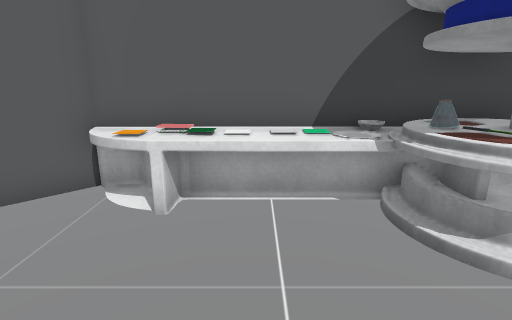
view 1 (above)

12 first-person views from a walk through a 3-D level made in the Unity game engine. The camera is 1.2 m above the floor, tilts 14° down and sees 80° across. The floor is counted in squares, 0.52 m on a side. Each view is taken from the middle of a square. On the plan, view 1 faces up. The plan holds only what a view shows up to about 19 squares ahead; the rest is blank. The place goes on beyond the plan. The player character is not drawn. Some surface patterns are stand-ins.

view 2
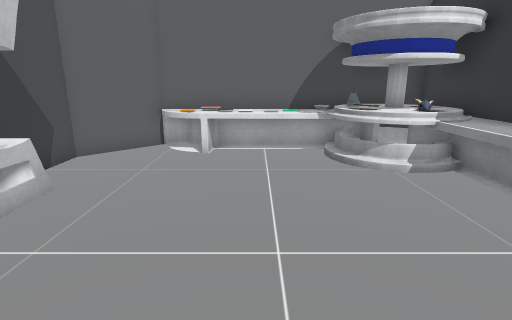

view 3
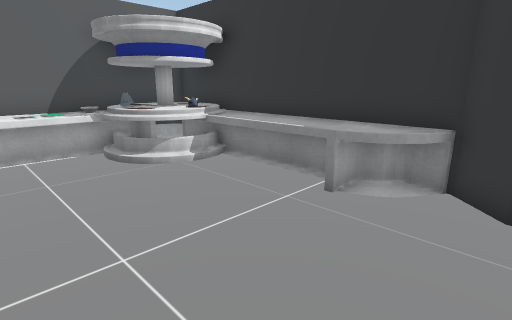

view 4
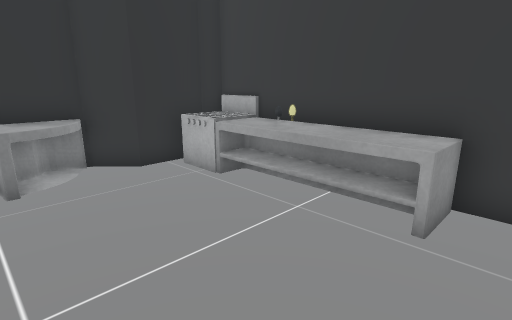

view 5
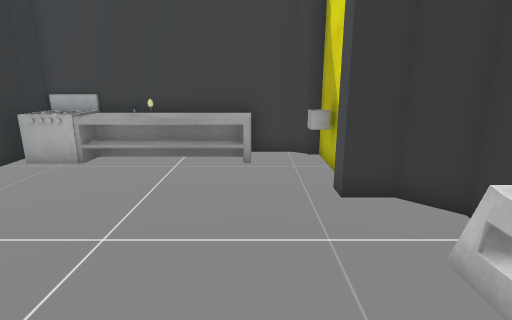

view 6
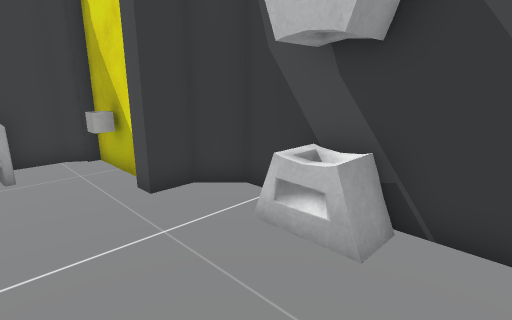

view 7
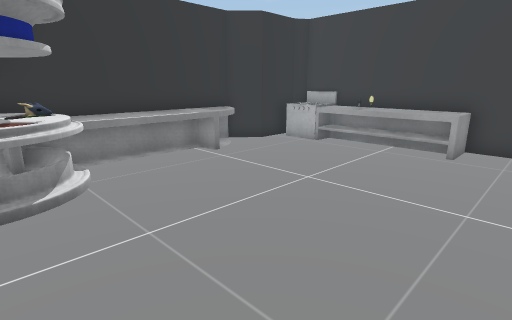

view 8
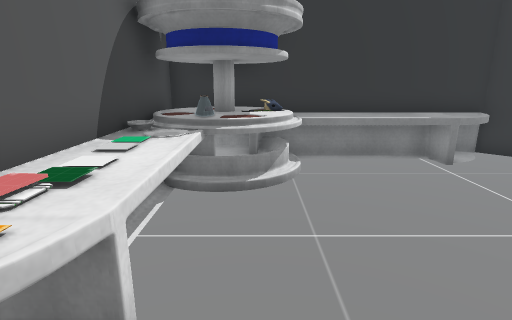

view 9
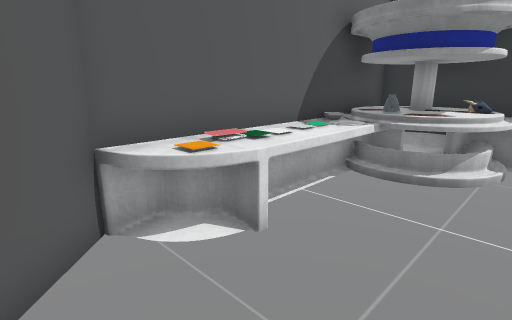

view 10
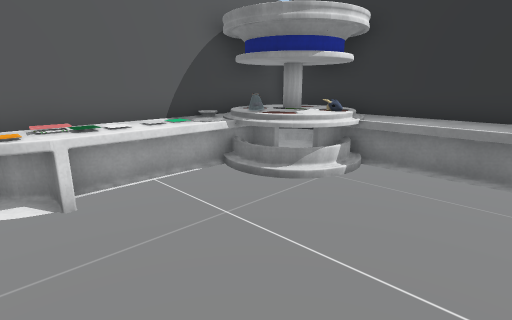

view 11
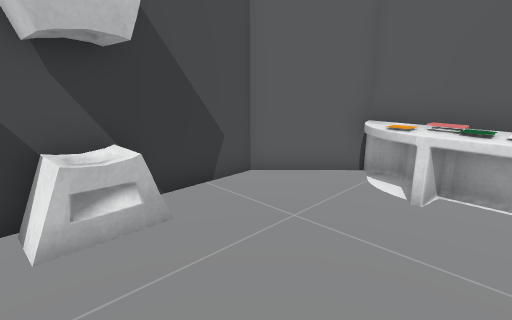

view 12
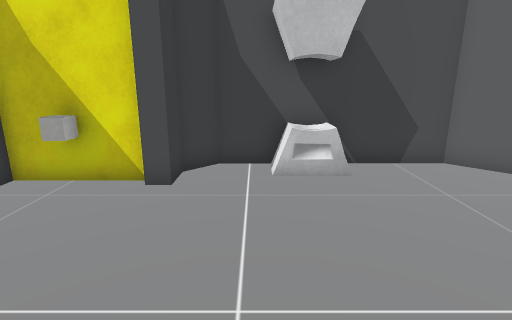

### Floor plan
Key: @ floor where view 1 was taken; # wall or solid block; . floor; B bowl; T bottle; S sink; C counter; E stove; O other object.
Columns run from 6 left of view 1 to 6 right of it. Each row starts with its distance up from view 1.
  7   ###########
  6  ##OOOOOBBOOO
  5 ##.OOOOOOTOOO
  4 #.......OOOOO
  3 #........OOOO
  2 #..........OO
  1 #S.........OO
  0 #S....@....OO
 -1 #..........OO
 -2 #..........OO
 -3 ###........OO
 -4   O.........#
 -5   O........##
 -6   O.CCCCCEEE
 -7   ##CCCCCEE#

Where each view was taken, in squares from view 1:
view 1: 0 up, 0 right, facing up
view 2: 5 down, 0 right, facing up
view 3: 5 down, 1 left, facing up-right
view 4: 1 down, 3 left, facing down-right
view 5: 3 up, 2 left, facing down
view 6: 3 up, 1 left, facing down-left
view 7: 5 up, 4 left, facing down-right
view 8: 4 up, 4 left, facing right
view 9: 2 up, 5 left, facing up-right
view 10: 1 down, 3 left, facing up-right
view 11: 1 down, 0 right, facing up-left
view 12: 1 down, 3 right, facing left
